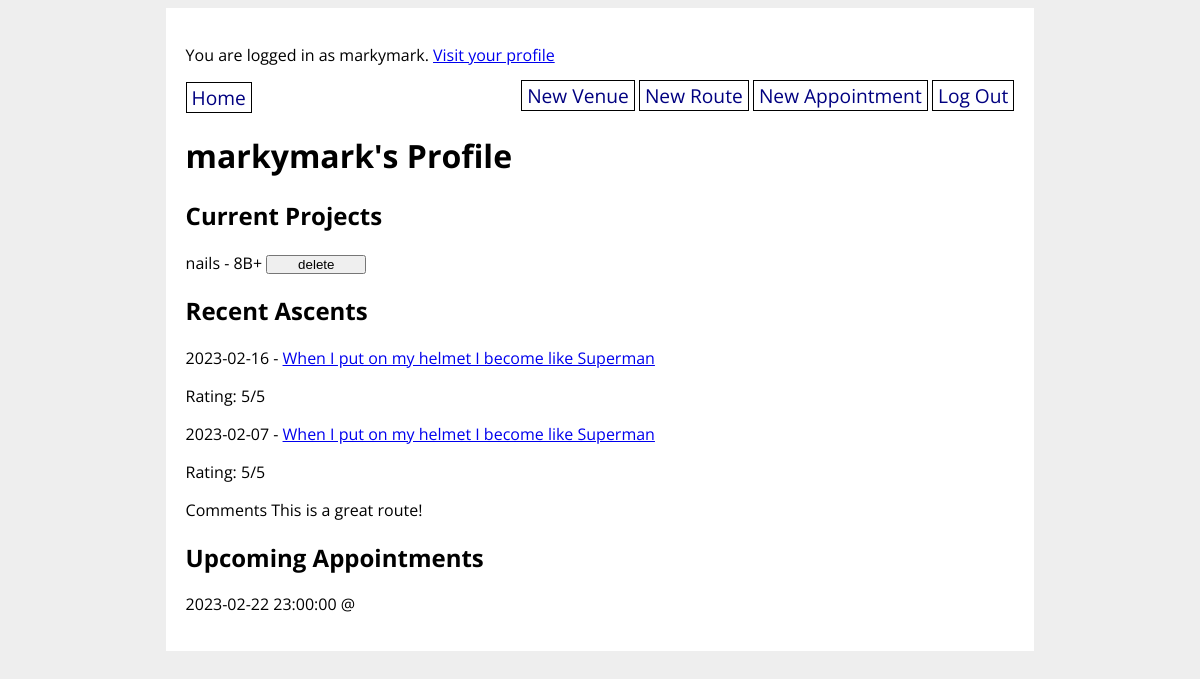
The app's page /profile/3 (signed in), older data.
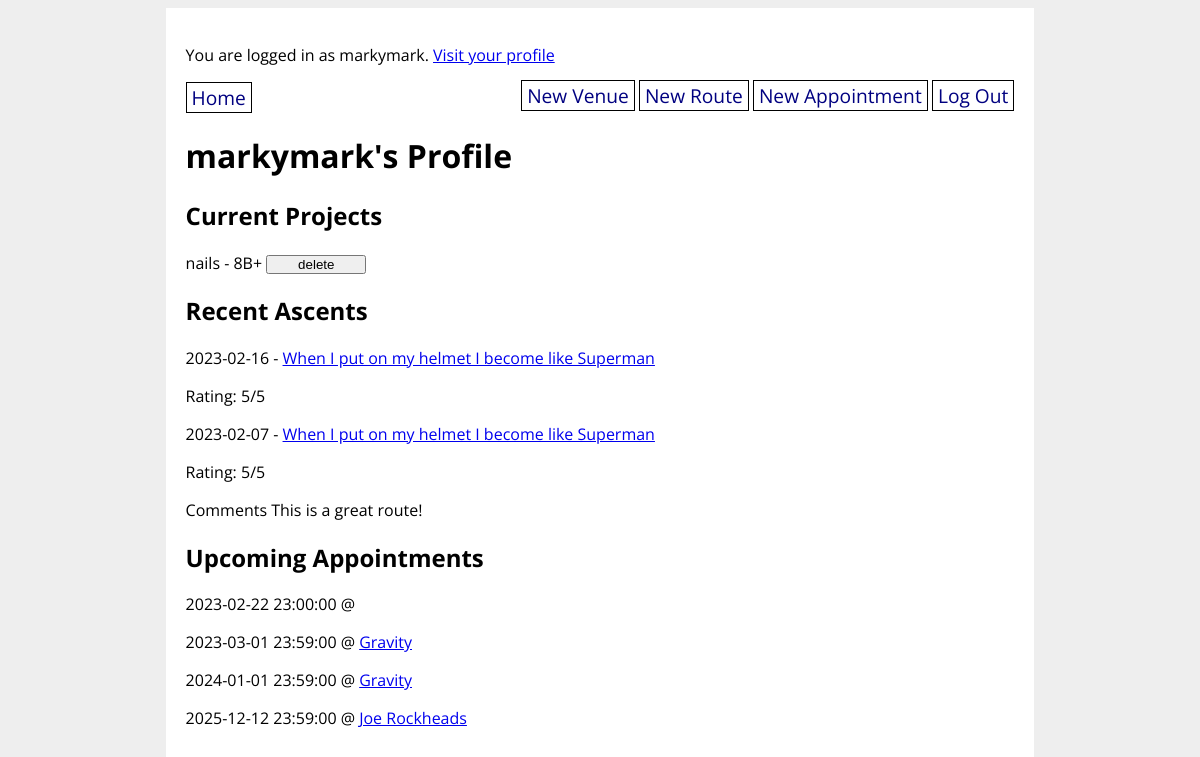
The same page, newer data.
### climbunity_app/models.py (models this page shows, shortened)
class User(UserMixin, db.Model):
    id = db.Column(db.Integer, primary_key=True)
    username = db.Column(db.String(80), nullable=False, unique=True)
    password = db.Column(db.String(200), nullable=False)
    email = db.Column(db.String(200), nullable=False)
    first_name = db.Column(db.String(50), nullable=False)
    last_name = db.Column(db.String(50), nullable=False)
    address = db.Column(db.String(200), nullable=False)
    has_gear = db.Column(db.Boolean, nullable=False)
    user_projects = db.relationship('Route',
        secondary='user_project_lists', back_populates='projecting_users'
    )
    user_appointments = db.relationship('Appointment',
        secondary='appointment_guests', back_populates='appointment_attendants')

class Route(db.Model):
    id = db.Column(db.Integer, primary_key=True)
    venue_id = db.Column(db.Integer, db.ForeignKey('venue.id'), nullable=False)
    setter_id = db.Column(db.Integer, db.ForeignKey('user.id'))
    name = db.Column(db.String(80), nullable=False)
    grade = db.Column(db.String(10), nullable=False)
    photo_url = db.Column(URLType)
    route_set_date = db.Column(db.Date)
    route_takedown_date = db.Column(db.Date)
    projecting_users = db.relationship('User',
        secondary='user_project_lists', back_populates='user_projects'
    )
    ascents_on_route = db.relationship('Ascent',
        secondary='route_ascent_lists', back_populates='routes_ascended')

class Ascent(db.Model):
    id = db.Column(db.Integer, primary_key=True)
    user_id = db.Column(db.Integer, db.ForeignKey('user.id'), nullable=False)
    route_id = db.Column(db.Integer, db.ForeignKey('route.id'), nullable=False)
    send_date = db.Column(db.Date)
    send_type = db.Column(db.Enum(SendType))
    send_rating = db.Column(db.Integer)
    send_comments = db.Column(db.String)
    routes_ascended = db.relationship('Route',
        secondary="route_ascent_lists", back_populates='ascents_on_route'
    )

class Appointment(db.Model):
    id = db.Column(db.Integer, primary_key=True)
    created_by = db.Column(db.Integer, db.ForeignKey('user.id'), nullable=False)
    venue_id = db.Column(db.Integer, db.ForeignKey('venue.id'), nullable=False)
    appointment_datetime = db.Column(db.DateTime, nullable=False)
    appointment_attendants = db.relationship('User',
        secondary='appointment_guests', back_populates='user_appointments'
    )
    appointment_venues = db.relationship('Venue',
        secondary='venue_bookings', back_populates='booked_appointments'
    )

class Venue(db.Model):
    id = db.Column(db.Integer, primary_key=True)
    name = db.Column(db.String(80), nullable=False)
    address = db.Column(db.String(80), nullable=False)
    open_hours = db.Column(db.Text(1000))
    description = db.Column(db.Text(1000))
    booked_appointments = db.relationship('Appointment',
        secondary='venue_bookings', back_populates='appointment_venues'
    )
    def __str__(self):
        return f'{self.name}'

### climbunity_app/main/routes.py (the view)
@main.route('/profile/<user_id>', methods=['GET', 'POST'])
def user_detail(user_id):
    user = User.query.get(user_id)
    ascents = Ascent.query.filter_by(user_id=user_id).limit(5).all()
    for ascent in ascents:
        print(ascent)
    if current_user.id == user.id:
        return render_template('user_detail.html', ascents=ascents, user=user)
    else:
        user = User.query.get(user_id)
        return render_template('user_detail.html', ascents=ascents, user=user)

### climbunity_app/extensions.py (called while the page is built)
@login_manager.user_loader
def load_user(user_id):
    return User.query.get(user_id)

### climbunity_app/templates/user_detail.html (shortened to what this page needs)
{% extends 'base.html' %}
{% block content %}
<h1> {{ user.username }}'s Profile</h1>
<h2>Current Projects</h2>
{% if user.user_projects %}
    {% for route in user.user_projects%}
        <div>{{ route.name }} - {{ route.grade }}
            <form style="display: inline;" method="POST" action="/remove_from_project_list/{{ route.id }}">
                <input style="margin: 0; padding: 0;" type="submit" value="delete"/>
            </form>
        </div>
    {% endfor %}
{% else %}
<p>No projects are currently being tracked.</p>
{% endif %}
<h2>Recent Ascents</h2>
{% if ascents %}
    <div>
        {% for ascent in ascents %}
            <p>{{ ascent.send_date }} - <a href="/route/{{ ascent.route_id }}" >{{ ascent.routes_ascended[0].name }}</a></p>
            {% if ascent.send_rating %}
                <p>Rating: {{ ascent.send_rating }}/5</p>
            {% endif %}
            {% if ascent.send_comments %}
                <p>Comments {{ ascent.send_comments }}</p>
            {% endif %}
        {% endfor %}
    </div>
{% else %}
    {% if current_user.id == user.id %}
        You haven't logged any ascents yet!
    {% else %}
        {{ user.first_name }} {{ user.last_name }} has not logged any ascents yet!
    {% endif %}
{% endif %}
{% if user.id == current_user.id %}
    <h2>Upcoming Appointments</h2>
    {% if user.user_appointments %}
        <div>
            {% for appointment in user.user_appointments %}
                <p>{{ appointment.appointment_datetime }} @ <a href="/venue/{{ appointment.venue_id }}" >{{ appointment.appointment_venues[0] }}</a></p>
            {% endfor %}
        </div>
    {% endif %}
{% endif %}
{% endblock %}

### climbunity_app/templates/base.html (shortened to what this page needs)
<!DOCTYPE html>
<html>
    <head>
        <link rel="stylesheet" href="/static/style.css">
    </head>
    <body>
        <div id="content">
            {% if current_user.is_authenticated %}
                <p>You are logged in as {{ current_user.username }}. <a href="/profile/{{ current_user.id }}">Visit your profile</a></p>
            {% endif %}
            <nav>
                <a href="/">Home</a>
                <div>
                    {% if current_user.is_authenticated %}
                        <a href="/new_venue">New Venue</a>
                        <a href="/new_route">New Route</a>
                        <a href="/new_appointment">New Appointment</a>
                        <a href="/logout">Log Out</a>
                    {% else %}
                        <a href="/signup">Sign Up</a>
                        <a href="/login">Log In</a>
                    {% endif %}
                </div>
            </nav>
            {% block content %}{% endblock %}
        </div>
    </body>
</html>

### climbunity_app/static/style.css (style rules this page uses)
body { display: flex; flex-direction: column; align-items: center; background-color: #eee; font-family: 'Open Sans', sans-serif; }
#content { width: 70%; background-color: white; padding: 20px; }
nav { width: 100%; display: flex; flex-direction: row; justify-content: space-between; }
nav a { color: navy; text-decoration: none; border: 1px solid black; padding: 1px 5px; font-size: 1.2em; }
input[type=submit] { width: 100px; align-self: flex-end; }

Row changes from the older to the newer data that the page shows:
added Appointment: appointment_datetime "2023-03-01 23:59:00", name "Gravity"
added Appointment: appointment_datetime "2024-01-01 23:59:00", name "Gravity"
added Appointment: appointment_datetime "2025-12-12 23:59:00", name "Joe Rockheads"
